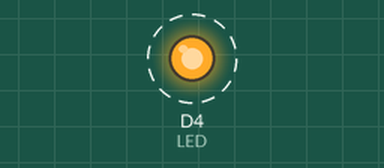
Recording of a sketch running on a simulated ESP8266 (NodeMCU). On the bench: output pins drawn as LEDs (lit = HIGH). Dashed ring = blinking. WiFi joins after 1.5 s; servers stay silent unless stated; what the sketch prints to the serial monitor is not drawn.

Above: at 2.0 s.
Timing chart, 0 to 6.1 s (numbered marks = the images above):
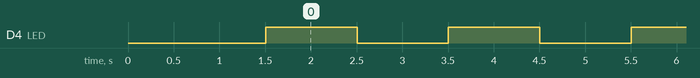

The sketch:

NodeMCU_LED_OTA_Alt.ino
```cpp
#include <ESP8266WiFi.h>
#include <ESP8266mDNS.h>
#include <WiFiUdp.h>
#include <ArduinoOTA.h>

const char* ssid = "YOUR WIFI NAME"; //SSID of your WiFi
const char* password = "YOUR WIFI PASSWORD"; //Password of your WiFi

int LED = D4; //NodeMCU Pin to which LED is connected
unsigned long prevMillis = 0; //Previous time at which LED state is updated
unsigned long currMillis = 0; //Stores the current execution time
int delayMillis = 1000; //Delay between Blink
bool LEDState = LOW; //State of LED

void setup() {
  pinMode(LED, OUTPUT); //Set the direction of LED as OUTPUT
  digitalWrite(LED, LEDState); //Initailly the LED is set to OFF

  Serial.begin(115200);
  Serial.println("Booting");
  WiFi.mode(WIFI_STA);
  WiFi.begin(ssid, password);
  while (WiFi.waitForConnectResult() != WL_CONNECTED) {
    Serial.println("Connection Failed! Rebooting...");
    delay(5000);
    ESP.restart();
  }

  // Port defaults to 8266
  // ArduinoOTA.setPort(8266);

  // Hostname defaults to esp8266-[ChipID]
  // ArduinoOTA.setHostname("myesp8266");

  // No authentication by default
  // ArduinoOTA.setPassword("admin");

  // Password can be set with it's md5 value as well
  // MD5(admin) = 21232f297a57a5a743894a0e4a801fc3
  // ArduinoOTA.setPasswordHash("21232f297a57a5a743894a0e4a801fc3");

  ArduinoOTA.onStart([]() {
    String type;
    if (ArduinoOTA.getCommand() == U_FLASH)
      type = "sketch";
    else // U_SPIFFS
      type = "filesystem";

    // NOTE: if updating SPIFFS this would be the place to unmount SPIFFS using SPIFFS.end()
    Serial.println("Start updating " + type);
  });
  ArduinoOTA.onEnd([]() {
    Serial.println("\nEnd");
  });
  ArduinoOTA.onProgress([](unsigned int progress, unsigned int total) {
    Serial.printf("Progress: %u%%\r", (progress / (total / 100)));
  });
  ArduinoOTA.onError([](ota_error_t error) {
    Serial.printf("Error[%u]: ", error);
    if (error == OTA_AUTH_ERROR) Serial.println("Auth Failed");
    else if (error == OTA_BEGIN_ERROR) Serial.println("Begin Failed");
    else if (error == OTA_CONNECT_ERROR) Serial.println("Connect Failed");
    else if (error == OTA_RECEIVE_ERROR) Serial.println("Receive Failed");
    else if (error == OTA_END_ERROR) Serial.println("End Failed");
  });
  ArduinoOTA.begin();
  Serial.println("Ready");
  Serial.print("IP address: ");
  Serial.println(WiFi.localIP());
}

void loop() {
  ArduinoOTA.handle();

  currMillis = millis(); //Record the current execution time
  if(currMillis - prevMillis >= delayMillis){
    LEDState = not(LEDState); //Change the state of LED
    digitalWrite(LED, LEDState); //Write the new state of LED
    prevMillis = currMillis; //Record the previous LED state changed time
  }
}
```

Measured:
- by itself, D4 (LED): alternates HIGH for 1.0 s and LOW for 1.0 s
